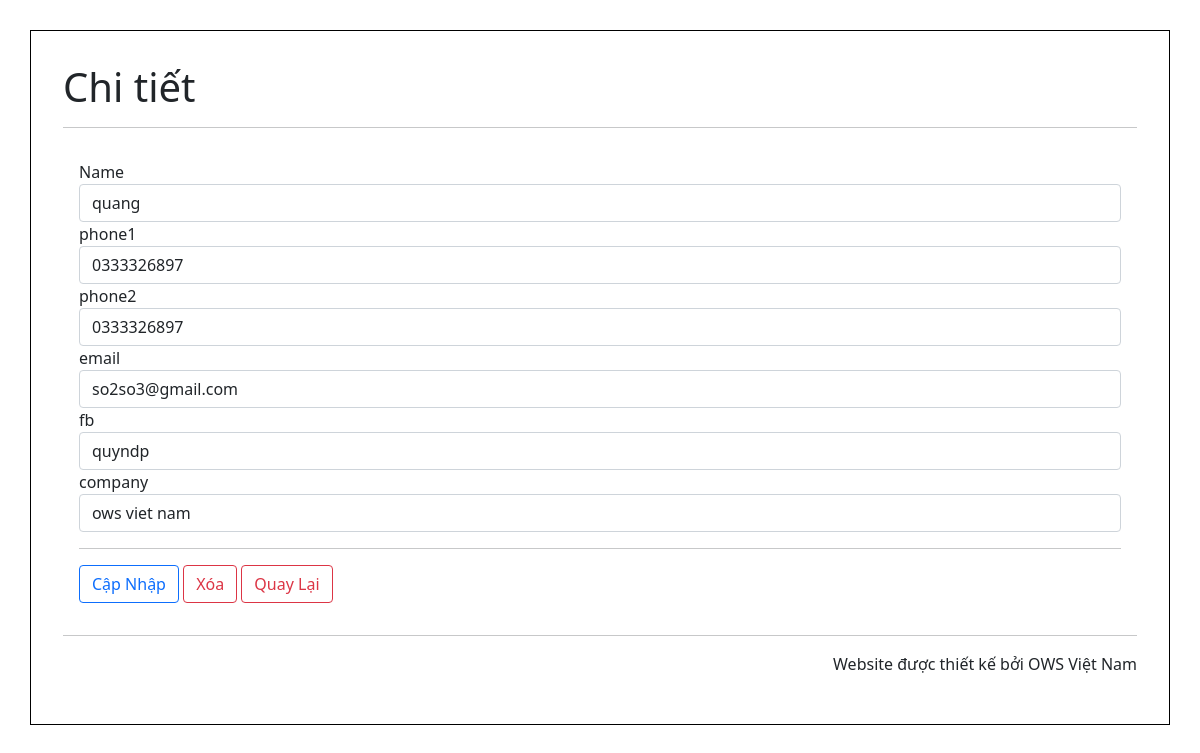
The app's page /contact/edit/5 with its own data.
### tables this page shows
CREATE TABLE `contacts` (
  `id` int(11) NOT NULL,
  `name` varchar(100) NOT NULL,
  `phone1` varchar(20) NOT NULL,
  `phone2` varchar(20) NOT NULL,
  `email` varchar(100) NOT NULL,
  `fb` varchar(200) NOT NULL,
  `company` varchar(100) NOT NULL
);

### application/controllers/Contact.php (called while the page is built, shortened)
<?php
class contact extends CI_Controller
{
	public function __construct()
	{
		$this->load->model('contactmodel');
		$this->load->library('session');
		$this->load->helper('url');
	}
	public function edit($id)
	{
		$data['contact_item'] = $this->contactmodel->getContact($id);
		$this->load->view('contact_edit', $data);
	}
}

### index.php (called while the page is built, shortened)
<?php
require_once BASEPATH.'core/CodeIgniter.php';

### application/models/Contactmodel.php (called while the page is built, shortened)
<?php
class contactmodel extends CI_Model
{
	public function getContact($id)
	{
		$query = $this->db->get_where('contacts', array('id' => $id));
		return $query->first_row();
	}
}

### application/views/Contact_edit.php (the view, shortened to what this page needs)
<!DOCTYPE html>
<html lang="en">
<head>
	<link href="https://cdn.jsdelivr.net/npm/bootstrap@5.1.1/dist/css/bootstrap.min.css" rel="stylesheet">
</head>
<body>
	<div class="container">
		<div id="body">
			<h1>Chi tiết</h1>
			<hr>
			<div class="card-body">
				<form action="<?php echo base_url('contact/update/' . $contact_item->id); ?>" method="POST">
					<div class="form-group">
						<label for="name">Name</label>
						<input type="text" class="form-control" id="name" name="name" value="<?php echo $contact_item->name; ?>">
					</div>
					<div class="form-group">
						<label for="phone1">phone1</label>
						<input type="text" class="form-control" id="phone1" name="phone1" value="<?php echo $contact_item->phone1; ?>">
					</div>
					<div class="form-group">
						<label for="phone1">phone2</label>
						<input type="text" class="form-control" id="phone2" name="phone2" value="<?php echo $contact_item->phone2; ?>">
					</div>
					<div class="form-group">
						<label for="email">email</label>
						<input type="text" class="form-control" id="email" name="email" value="<?php echo $contact_item->email; ?>">
					</div>
					<div class="form-group">
						<label for="fb">fb</label>
						<input type="text" class="form-control" id="fb" name="fb" value="<?php echo $contact_item->fb; ?>">
					<div class="form-group">
						<label for="company">company</label>
						<input type="text" class="form-control" id="company" name="company" value="<?php echo $contact_item->company; ?>">
					</div>
					<hr>
					<button type="submit" class="btn btn-outline-primary">Cập Nhập</button>
					<a class="btn btn-outline-danger" href="<?php echo base_url('contact/del/' . $contact_item->id) ?>">
					Xóa
				</a>
				<a href="/ows-contact" class="btn btn-outline-danger">Quay Lại</a>
				</form>
			</div>
		</div>
		<hr>
		<p class="footer" style="text-align: right;">Website được thiết kế bởi OWS Việt Nam</p>
	</div>
</body>
</html>

### application/views/Contact_edit.php (style rules this page uses)
.container { display: grid; margin-top: 30px; padding: 2em; border: 1px solid black; }

### records on screen
contacts: name "quang", phone1 "0333326897", phone2 "0333326897", email "so2so3@gmail.com", fb "quyndp", company "ows viet nam"
